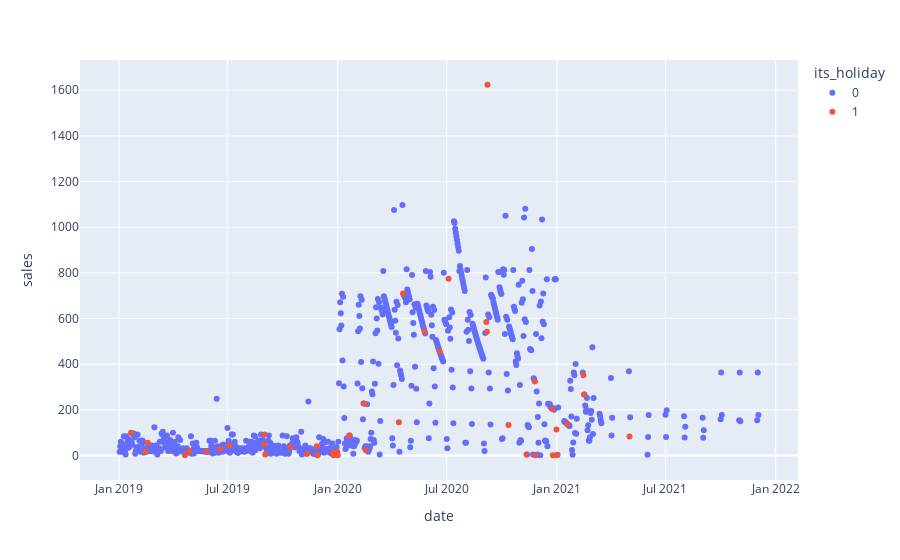

Here is the notebook cell this chart was saved with:
### Code cell
holiday_df.Date = pd.to_datetime(holiday_df.Date)
holiday_df['its_holiday'] = ['1']*holiday_df.shape[0]
hol_eda = z.merge(holiday_df[['Date','its_holiday']],right_on='Date',left_on='date',how='left')
hol_eda.fillna('0',inplace=True)
hol_eda = hol_eda[hol_eda.wh_id == 6][['date','sales','its_holiday']]
px.scatter(hol_eda,x='date',y='sales',color='its_holiday')

### Figure 1 — Plotly figure (JSON) as saved in the notebook; plotly's stock layout.template omitted (floating-point values rounded to 4 significant figures; data arrays with more than 128 entries replaced by an {"elided": "..."} marker saying what was removed)
{"data": [{"hovertemplate": "its_holiday=0<br>date=%{x}<br>sales=%{y}<extra></extra>", "legendgroup": "0", "marker": {"color": "#636efa", "symbol": "circle"}, "mode": "markers", "name": "0", "orientation": "v", "showlegend": true, "type": "scatter", "x": {"elided": "763 str values"}, "xaxis": "x", "y": {"elided": "763 int values"}, "yaxis": "y"}, {"hovertemplate": "its_holiday=1<br>date=%{x}<br>sales=%{y}<extra></extra>", "legendgroup": "1", "marker": {"color": "#EF553B", "symbol": "circle"}, "mode": "markers", "name": "1", "orientation": "v", "showlegend": true, "type": "scatter", "x": ["2019-01-21T00:00:00", "2019-02-14T00:00:00", "2019-02-18T00:00:00", "2019-04-21T00:00:00", "2019-04-28T00:00:00", "2019-05-27T00:00:00", "2019-06-19T00:00:00", "2019-07-04T00:00:00", "2019-08-31T00:00:00", "2019-09-01T00:00:00", "2019-09-02T00:00:00", "2019-10-14T00:00:00", "2019-11-11T00:00:00", "2019-11-27T00:00:00", "2019-11-28T00:00:00", "2019-12-24T00:00:00", "2019-12-25T00:00:00", "2019-12-31T00:00:00", "2020-01-01T00:00:00", "2020-01-20T00:00:00", "2020-02-14T00:00:00", "2020-02-17T00:00:00", "2020-04-12T00:00:00", "2020-04-19T00:00:00", "2020-05-25T00:00:00", "2020-06-19T00:00:00", "2020-07-04T00:00:00", "2020-09-05T00:00:00", "2020-09-06T00:00:00", "2020-09-07T00:00:00", "2020-10-12T00:00:00", "2020-11-11T00:00:00", "2020-11-25T00:00:00", "2020-11-26T00:00:00", "2020-12-24T00:00:00", "2020-12-25T00:00:00", "2020-12-31T00:00:00", "2021-01-01T00:00:00", "2021-01-18T00:00:00", "2021-02-14T00:00:00", "2021-02-15T00:00:00", "2021-05-02T00:00:00"], "xaxis": "x", "y": [100, 16, 56, 1, 20, 17, 28, 44, 48, 92, 4, 36, 8, 40, 1, 12, 1, 16, 1, 88, 228, 24, 146, 710, 543, 456, 774, 585, 542, 1624, 134, 4, 324, 1, 204, 1, 114, 1, 138, 351, 267, 83], "yaxis": "y"}], "layout": {"autosize": true, "legend": {"title": {"text": "its_holiday"}, "tracegroupgap": 0}, "margin": {"t": 60}, "xaxis": {"anchor": "y", "autorange": true, "domain": [0, 1], "range": ["2018-10-29 14:20:14.2757", "2022-02-05 09:39:45.7243"], "title": {"text": "date"}, "type": "date"}, "yaxis": {"anchor": "x", "autorange": true, "domain": [0, 1], "range": [-124.7, 1750.0], "title": {"text": "sales"}, "type": "linear"}}}
